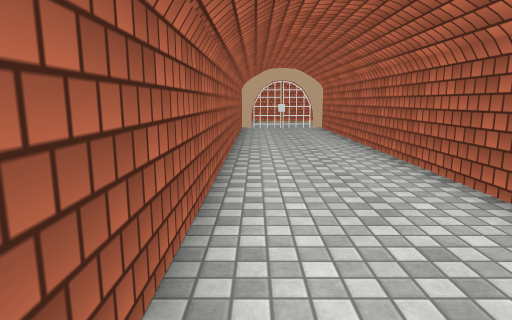
View 1 (above)

17 first-person views from a walk through a scene from a Unity 3-D project. The camera is 1.3 m above the floor, tilts 10° down and sees 75° across. The floor is counted in squares, 1 m on a side. Each view is taken from the middle of a square. On the plan, view 1 faces up. The plan holds only what a view shows up to about 14 squares ahead; the rest is blank. The place goes on beyond the plan. The player character is not drawn. Some surface patterns are stand-ins.

View 2
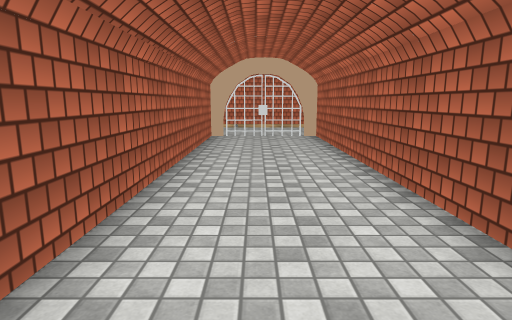

View 3
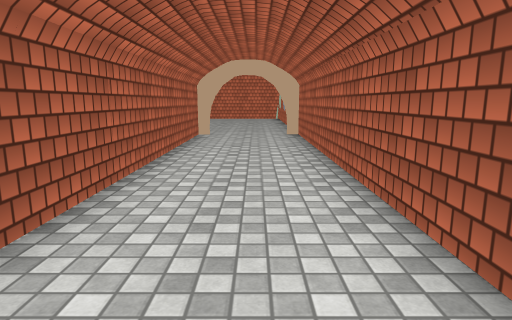

View 4
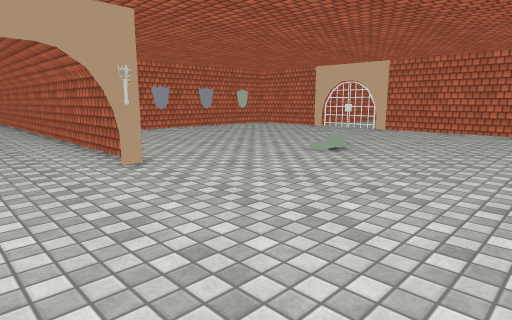

View 5
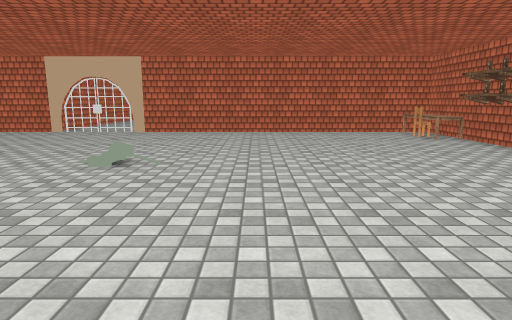

View 6
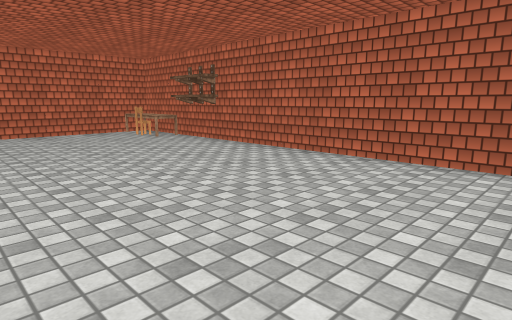

View 7
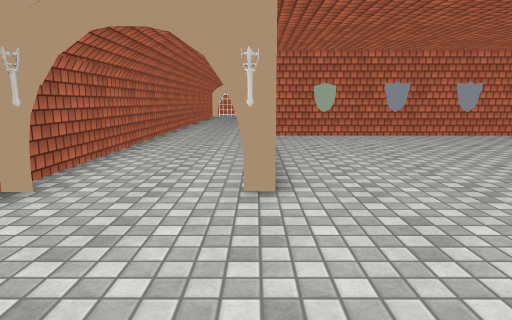

View 8
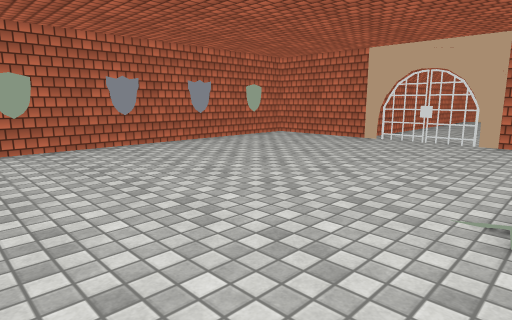

View 9
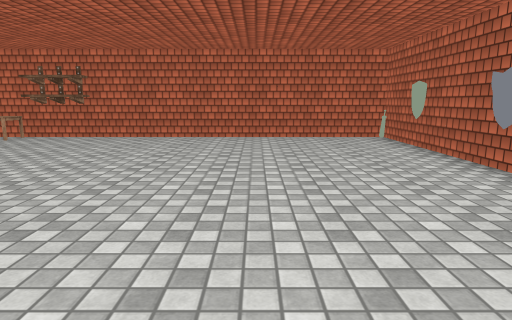

View 10
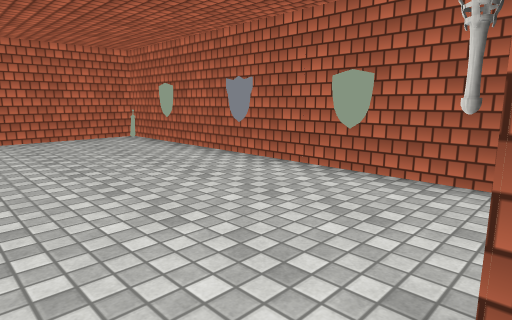

View 11
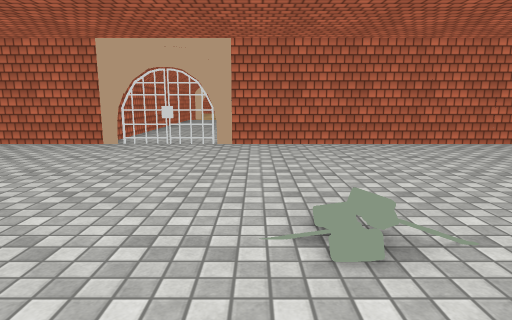

View 12
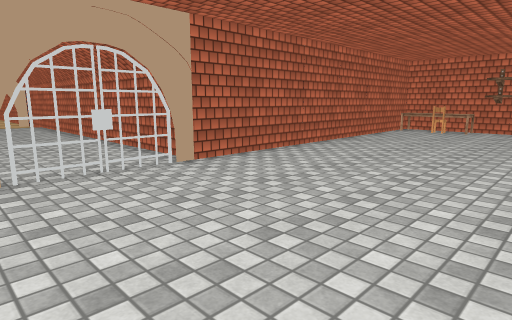

View 13
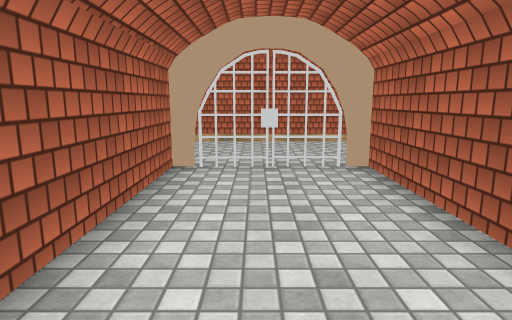

View 14
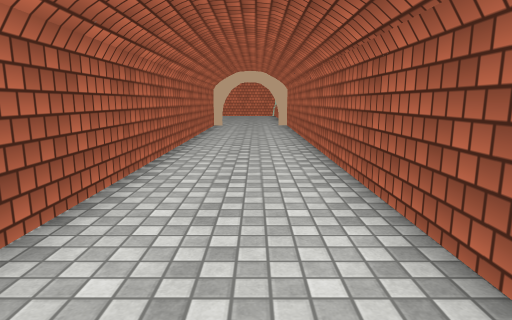

View 15
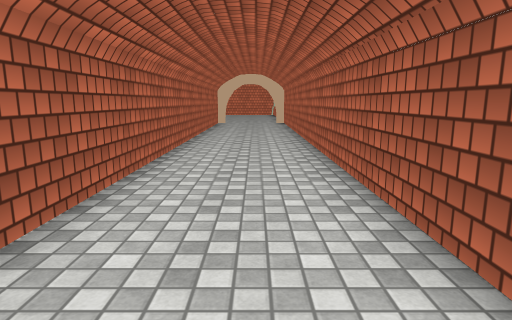

View 16
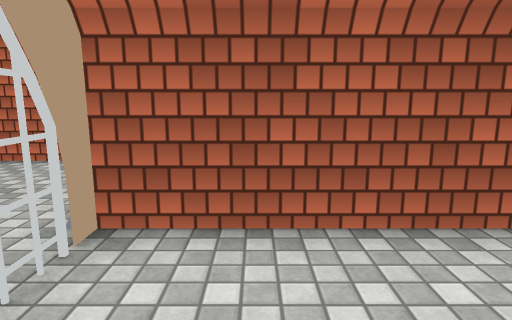

View 17
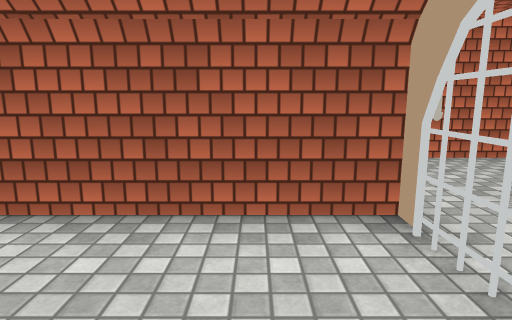

### Floor plan
Points are (right, up) in squares from view 1. A wall is a line through its corners. A room is listed if a view was taken in it or the views show most of it. See-through windows are left out.
Room 1 (views 1, 2, 3, 4, 5, 6, 7, 8, 9, 10, 11, 12, 13, 14, 15, 16, 17)
walls: (3.3, -6.5) (3.3, 16.2); (9.6, 0.7) (7.6, 0.7); (15.2, -3.4) (15.2, 0); (16, -7.3) (18.5, -7.3); (18.5, -3.3) (16.1, -3.3); (-0.5, -19.3) (9.5, -19.3); (15.2, -19.3) (15.2, -7.4); (-0.7, 16.7) (-0.7, -18.5)
ways out: opening at (9, 0.1)
objects: other object (-1, -19); torch (0, -7); torch (0, 17); gate (1, 17); gate (2, 17); torch (3, -7); gate (3, 16); other object (4, 17); other object (10, -19) to (12, -19); table (13, -19) to (14, -18); chair (13, -18); gate (15, -7); gate (15, -5)

Where each view was taken, in squares from view 1:
view 1: 0 up, 0 right, facing up
view 2: 4 up, 1 right, facing up
view 3: 6 up, 1 right, facing down
view 4: 14 down, 0 right, facing up-right
view 5: 12 down, 1 right, facing right
view 6: 12 down, 1 right, facing down-right
view 7: 12 down, 3 right, facing up
view 8: 9 down, 4 right, facing up-right
view 9: 7 down, 4 right, facing down
view 10: 7 down, 5 right, facing down-left
view 11: 8 down, 5 right, facing right
view 12: 3 down, 9 right, facing down-right
view 13: 10 up, 1 right, facing up
view 14: 11 up, 1 right, facing down
view 15: 13 up, 1 right, facing down
view 16: 15 up, 0 right, facing right
view 17: 15 up, 3 right, facing left
